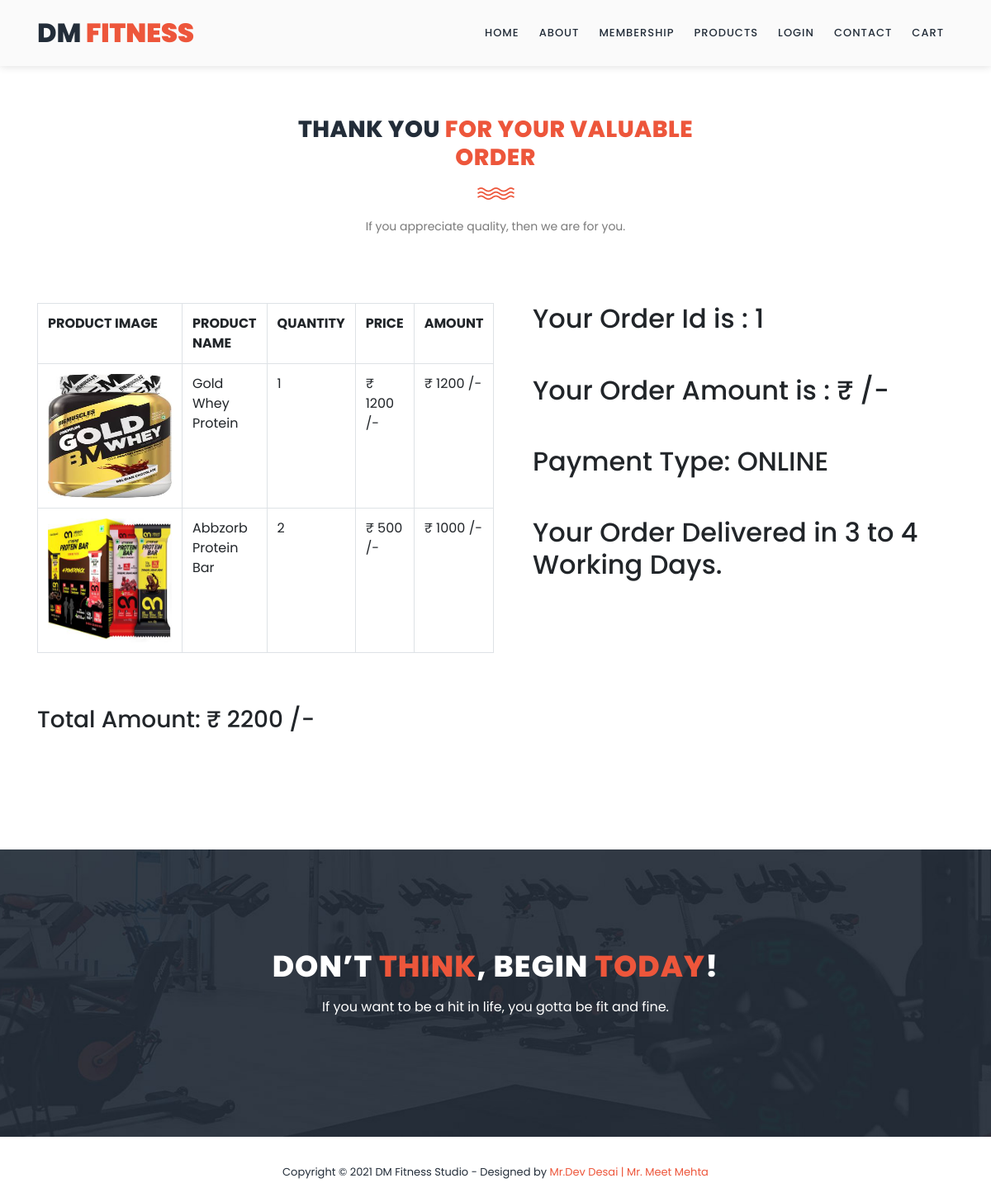
Page /thank_you.php?oid=1 on the committed database.
### tables this page shows
CREATE TABLE IF NOT EXISTS `cart_detail` (
  `cart_detail_id` int(10) NOT NULL,
  `cart_id` int(10) NOT NULL,
  `product_id` int(10) NOT NULL,
  `qty` int(10) NOT NULL,
  `price` int(10) NOT NULL,
  PRIMARY KEY (`cart_detail_id`)
);

CREATE TABLE IF NOT EXISTS `gym_products` (
  `product_id` int(10) NOT NULL,
  `product_name` varchar(50) NOT NULL,
  `description` varchar(200) NOT NULL,
  `price` int(10) NOT NULL,
  `product_img` varchar(50) NOT NULL,
  PRIMARY KEY (`product_id`)
);

CREATE TABLE IF NOT EXISTS `order_detail` (
  `order_id` int(10) NOT NULL,
  `order_date` date NOT NULL,
  `cart_id` int(10) NOT NULL,
  `cust_id` int(10) NOT NULL,
  `del_address` varchar(200) NOT NULL,
  `del_mobile_no` varchar(10) NOT NULL,
  `order_amount` int(10) NOT NULL,
  `payment_type` varchar(10) NOT NULL,
  PRIMARY KEY (`order_id`)
);

### thank_you.php (the view, shortened to what this page needs)
<?php
include("header.php");
$oid=$_REQUEST['oid'];
$oamt=$_REQUEST['oamt'];
$res1=mysql_query("select * from order_detail where order_id='$oid'");
$r1=mysql_fetch_array($res1);
$cartid=$r1[2];
$ptype=$r1[7];
?>
    <section class="section" id="our-classes">
        <div class="container">
            <div class="row">
                <div class="col-lg-6 offset-lg-3">
                    <div class="section-heading">
                        <h2>Thank You <em> For Your Valuable Order</em></h2>
                        <img src="assets/images/line-dec.png" alt="">
                        <p>If you appreciate quality, then we are for you.</p>
                    </div>
                </div>
            </div>
            <div class="row" id="tabs">
              <div class="col-lg-6">
                 <?php
				$tot=0;
				$qur=mysql_query("select * from cart_detail where cart_id='$cartid'");
				if(mysql_num_rows($qur)>0)
				{
					echo "<table class='table table-bordered'>
							<tr>
								<th>PRODUCT IMAGE</th>
								<th>PRODUCT NAME</th>
								<th>QUANTITY</th>
								<th>PRICE</th>
								<th>AMOUNT</th>
							</tr>";
					while($q=mysql_fetch_array($qur))
					{
						echo "<tr>";
						$qur2=mysql_query("select * from gym_products where product_id='$q[2]'");
						$q2=mysql_fetch_array($qur2);
						echo "<td><img src='$q2[4]' style='width:150px; height:150px;'></td>";
						echo "<td>$q2[1]</td>";
						echo "<td>$q[3]</td>";
						echo "<td>&#8377; $q[4] /-</td>";
						$amt=$q[3]*$q[4];
						$tot=$tot+$amt;
						echo "<td>&#8377; $amt /-</td>";
						echo "</tr>";
					}
					echo "</table><br/><br/>";
					echo "<h3>Total Amount: &#8377; $tot /-</h3>";
				}else{
					echo "<h2>No Product Found Into Cart</h2>";
				}
				?>
              </div>
              <div class="col-lg-6">
                <section class='tabs-content'>
                  <div class="contact-form">
                        <form id="contact" action="" method="post">
                          <div class="row">
                            <div class="col-md-12 col-sm-12">
                              <fieldset>
                                <h2>Your Order Id is : <?php echo $oid; ?> </h2>
								<br/><br/>
                              </fieldset>
                            </div>
                            <div class="col-md-12 col-sm-12">
                              <fieldset>
                                <h2>Your Order Amount is : &#8377; <?php echo $oamt; ?> /- </h2>
								<br/><br/>
                              </fieldset>
                            </div>
                            <div class="col-lg-12">
                              <fieldset>
								<h2>Payment Type: <?php echo $ptype; ?></h2>
								<br/><br/>
                              </fieldset>
                            </div>
							<div class="col-lg-12">
                              <fieldset>
								<h2>Your Order Delivered in 3 to 4 Working Days.</h2>
                              </fieldset>
                            </div>
                          </div>
                        </form>
                    </div>
                </section>
              </div>
            </div>
        </div>
    </section>
    <section class="section" id="call-to-action">
        <div class="container">
            <div class="row">
                <div class="col-lg-10 offset-lg-1">
                    <div class="cta-content">
                        <h2>Don’t <em>think</em>, begin <em>today</em>!</h2>
                        <p>If you want to be a hit in life, you gotta be fit and fine.</p>
                    </div>
                </div>
            </div>
        </div>
    </section>
<?php
include("footer.php");
?>

### assets/css/templatemo-training-studio.css (style rules this page uses)
html, body, div, span, applet, object, iframe, h1, h2, h3, h4, h5, h6, p, blockquote, div pre, a, abbr, acronym, address, big, cite, code, del, dfn, em, font, img, ins, kbd, q, s, samp, small, strike, strong, sub, sup, tt, var, b, u, i, center, dl, dt, dd, ol, ul, li, figure, header, nav, section, article, aside, footer, figcaption { margin: 0; padding: 0; border: 0; outline: 0; }
header, nav, section, article, aside, footer, hgroup { display: block; }
* { box-sizing: border-box; }
html, body { font-family: 'Poppins', sans-serif; font-weight: 400; background-color: #fff; font-size: 16px; -ms-text-size-adjust: 100%; -webkit-font-smoothing: antialiased; -moz-osx-font-smoothing: grayscale; }
h1, h2, h3, h4, h5, h6 { margin-top: 0px; margin-bottom: 0px; }
p { font-size: 14px; line-height: 25px; color: #7a7a7a; }
html, body { background: #fff; font-family: 'Poppins', sans-serif; }
.section-heading { text-align: center; margin-top: 140px; margin-bottom: 80px; }
.section-heading h2 { font-size: 28px; font-weight: 800; color: #232d39; text-transform: uppercase; letter-spacing: 0.5px; margin-top: 0px; margin-bottom: 0px; }
.section-heading h2 em { font-style: normal; color: #ed563b; }
.section-heading img { margin: 20px auto; }
#call-to-action { padding: 120px 0px; background-image: url(../images/cta-bg.jpg); background-position: center center; background-repeat: no-repeat; background-size: cover; text-align: center; }
.cta-content h2 { font-size: 36px; text-transform: uppercase; font-weight: 800; color: #fff; letter-spacing: 1px; }
.cta-content h2 em { font-style: normal; color: #ed563b; }
.cta-content p { font-size: 16px; color: #fff; margin: 15px 0px 25px 0px; }
#our-classes { margin-bottom: 140px; }
.tabs-content { margin-left: 30px; text-align: left; display: inline-block; transition: all 0.3s; }
.contact-form ::placeholder { color: #7a7a7a; }

### rows in the picture
cart_detail: product.product_img (picture), product.product_name "Gold Whey Protein", qty "1", price "1200"
cart_detail: product.product_img (picture), product.product_name "Abbzorb Protein Bar", qty "2", price "500", amt "1000"
order_detail: payment_type "ONLINE"

### other values in the picture
$tot "2200"
$oid "1"
